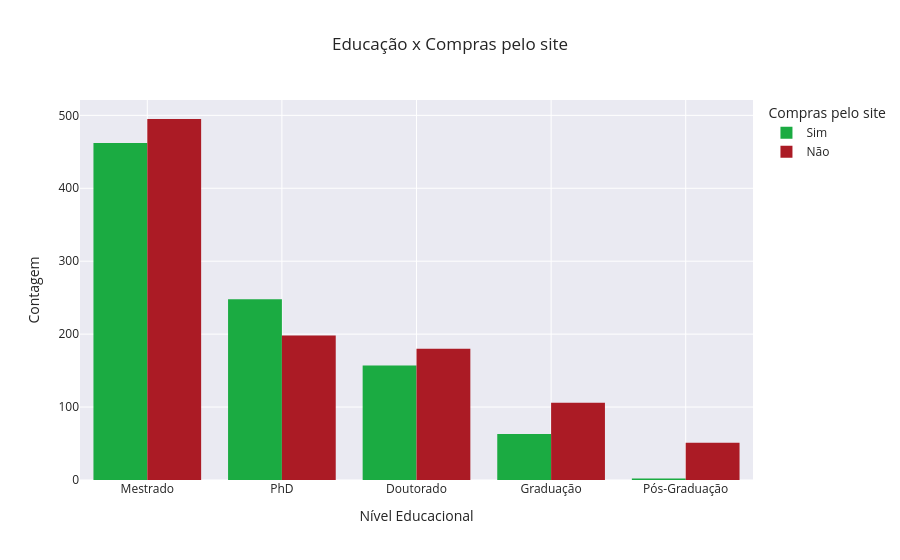

Here is the notebook cell this chart was saved with:
### Markdown cell above
Parece haver uma correlação negativa entre o ano de nascimento e a realização de compras pelo site

### Code cell
# Relação entre nível educacional e compras pelo site da empresa
fig = px.histogram(
    base_limpa,
    x=base_limpa['Education'].map({0.0:'Graduação', 1.0:'Pós-Graduação', 2.0:'Mestrado', 3.0:'Doutorado', 4.0:'PhD'}),
    color=base_limpa['WebPurchases'].map({0.0:'Não', 1.0:'Sim'}),
    color_discrete_map={'Sim':'#1bab42', 'Não':'#ab1b25'},
    template = 'seaborn',
    title = 'Educação x Compras pelo site',
    barmode= 'group',
)
fig.update_layout(
    xaxis=dict(
        title='Nível Educacional'
    ),
    yaxis=dict(
        title='Contagem'
    ),
    legend=dict(
        title='Compras pelo site'
    )
)
fig.show()

### Figure 1 — Plotly figure (JSON) as saved in the notebook; plotly's stock layout.template omitted (floating-point values rounded to 4 significant figures; data arrays with more than 128 entries replaced by an {"elided": "..."} marker saying what was removed)
{"data": [{"alignmentgroup": "True", "bingroup": "x", "hovertemplate": "color=Sim<br>x=%{x}<br>count=%{y}<extra></extra>", "legendgroup": "Sim", "marker": {"color": "#1bab42", "pattern": {"shape": ""}}, "name": "Sim", "offsetgroup": "Sim", "orientation": "v", "showlegend": true, "x": {"elided": "932 str values"}, "xaxis": "x", "yaxis": "y", "type": "histogram"}, {"alignmentgroup": "True", "bingroup": "x", "hovertemplate": "color=Não<br>x=%{x}<br>count=%{y}<extra></extra>", "legendgroup": "Não", "marker": {"color": "#ab1b25", "pattern": {"shape": ""}}, "name": "Não", "offsetgroup": "Não", "orientation": "v", "showlegend": true, "x": {"elided": "1030 str values"}, "xaxis": "x", "yaxis": "y", "type": "histogram"}], "layout": {"xaxis": {"anchor": "y", "domain": [0.0, 1.0], "title": {"text": "Nível Educacional"}}, "yaxis": {"anchor": "x", "domain": [0.0, 1.0], "title": {"text": "Contagem"}}, "legend": {"title": {"text": "Compras pelo site"}, "tracegroupgap": 0}, "title": {"text": "Educação x Compras pelo site"}, "barmode": "group"}}
